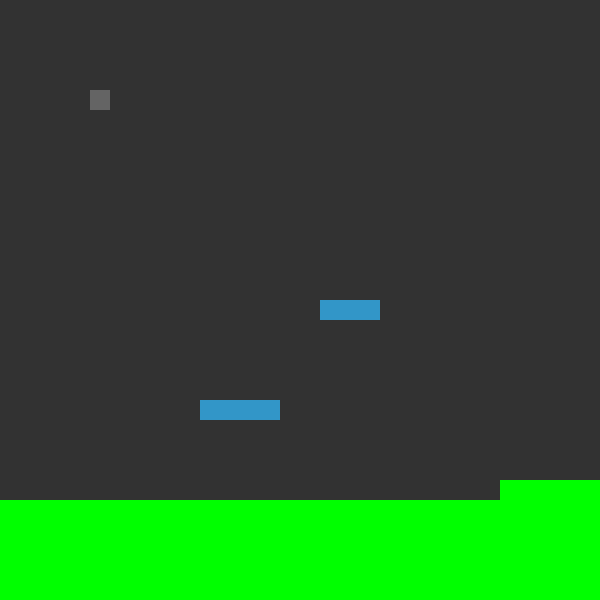
Frame 1 (no input)
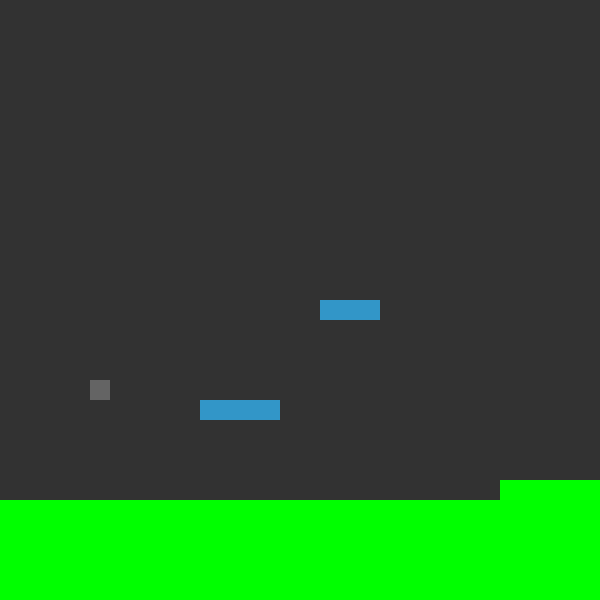
Frame 60 (the mouse pressed at the canvas centre just before this capture)
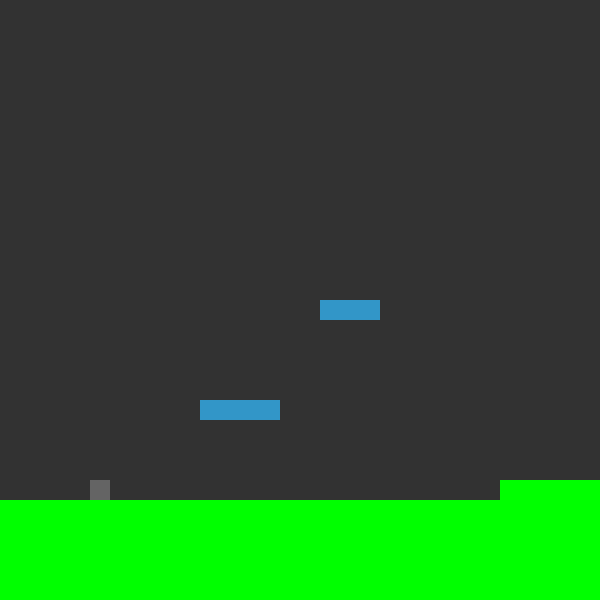
Frame 120 (the mouse held since frame 60 and released just before this capture)

The Processing sketch that drew these frames (run headless with seeded random() and noise(); from frame 60 on, the mouse is pressed at the canvas centre):

// Processing sketch: DifferentGame
// ── DifferentGame.pde
//Cormac Stone 
boolean l, r, u, d, lcol, rcol, ucol, dcol;
int x, y;
int nFloor;
Player player;
Map map;
void setup() {
  size(600, 600);
  //fullScreen();
  x = 100;
  y = 100;
}

void draw() {
  background(255);
  noStroke();
  rectMode(CORNER);
  map = new Map();
  map.drawMap();
  player = new Player(x, y);
  movement();
  frameRate(60);
}
void movement() {
  if (!lcol) {
    if (l) {
      x-=player.xspeed;
    }
  }
  if (!rcol) {
    if (r) {
      x+=player.xspeed;
    }
  }
  if (!ucol) {
    if (u) {
      y-=player.yspeed;
    }
  }
  if (!dcol) {
    if (d) {
      y+=player.yspeed;
    }
    if (!d && !u) {
      y +=player.yspeed;
    }
  }
  //colision checks
  if (x<=player.w/2 ) {
    lcol= true;
  } else {
    lcol = false;
  }
  if (x>=width-player.w/2 ) {
    rcol = true;

  } else {
    rcol = false;
  }
  if (y<=(player.h/2)) {
    ucol = true;
    //wy = (player.h/2);
  } else {
    ucol = false;
  }
  if (nFloor < player.h) {
    dcol = true;
  } else {
    dcol = false;
  }
  nFloor = 500-y;//(map.dval*map.cellSize)-y;
  println(map.dval);
  println(map.rval);
  println(map.lval);
  println(map.uval);
  println("player.x = " + player.x);
  println("player.y = " + player.y);
}
void keyPressed() {
  if (keyCode == 37 || key == 'a' || key == 'A') {
    l = true;
  }
  if (keyCode == 39 || key == 'd' || key == 'D') {
    r = true;
  }
  if (keyCode == 38 || key == 'w' || key == 'W') {
    u = true;
  }
  if (keyCode == 40 || key == 's' || key == 'S') {
    d = true;
  }
  //println(keyCode);
}
void keyReleased() {
  if (keyCode == 37 || key == 'a' || key == 'A') {
    l = false;
  }
  if (keyCode == 39 || key == 'd' || key == 'D') {
    r = false;
  }
  if (keyCode == 38 || key == 'w' || key == 'W') {
    u = false;
  }
  if (keyCode == 40 || key == 's' || key == 'S') {
    d = false;
  }
}

// ── Map.pde
class Map {
  ArrayList<Integer>[][] map;
  int cellSize = 20;
  int rows, cols, mval = 0;
  int ta, ty, tx;
  int location, rval, lval, dval, uval;

  Map() {
    cols = width / cellSize;
    rows = height / cellSize;
    map = (ArrayList<Integer>[][]) new ArrayList[cols][rows];
    for (int i = 0; i < cols; i++) {
      for (int j = 0; j < rows; j++) {
        map[i][j] = new ArrayList<Integer>();
      }
    }
    //actually filling the map array
    map[10][20].add(4);
    map[11][20].add(4);
    map[12][20].add(4);
    map[13][20].add(4);
    map[16][15].add(4);
    map[17][15].add(4);
    map[18][15].add(4);
    //dval = getAjacent(player.x/20, player.y/20);
    for (int i = 0; i < cols; i++) {
      if (i < cols - 5) ty += 2;
      for (int j = 0; j < rows; j++) {
        if (i < cols - 5 && j < rows - 5) {
          map[i][j].add(1);
        } else if (j >= rows - 6 || i < cols - 5) {
          map[i][j].add(3);
          ta += 10;
        }
      }
    }
  }
  // work in progress for colision detection
  int getAjacent(int col, int row) {
    int nRoof = 0;
    for (int i = col-1; i < col+2; i++) {
      for (int j = row+1; j < row+2; j++) {
        ArrayList<Integer> cell = map[i][j];
        for (int val : cell) {
          if (val == 3) {
            println(i);
            println(j);
          }
        }
      }
    }
    return nRoof;
  }


  void drawMap() {
    for (int i = 0; i < cols; i++) {
      for (int j = 0; j < rows; j++) {
        ArrayList<Integer> cell = map[i][j];
        fill(50);
        if (cell.contains(0)) fill(0, 150, 255); // e.g. water
        if (cell.contains(3)) fill(0, 255, 0);   // e.g. terrain
        if (cell.contains(4)) fill(50, 150, 200);
        rect(i * cellSize, j * cellSize, cellSize, cellSize);
      }
    }
  }
}

// ── Player.pde
class Player {
  int x, y, health, yspeed, xspeed, w, h;
  String State;

  Player(int x, int y) {
    this.x=x;
    this.y=y;
    xspeed= 5;
    w = 20;
    h = 20;
    yspeed= 5;
    fill(100);
    rectMode(CENTER);
    rect(x, y, w, h);
  }
}
